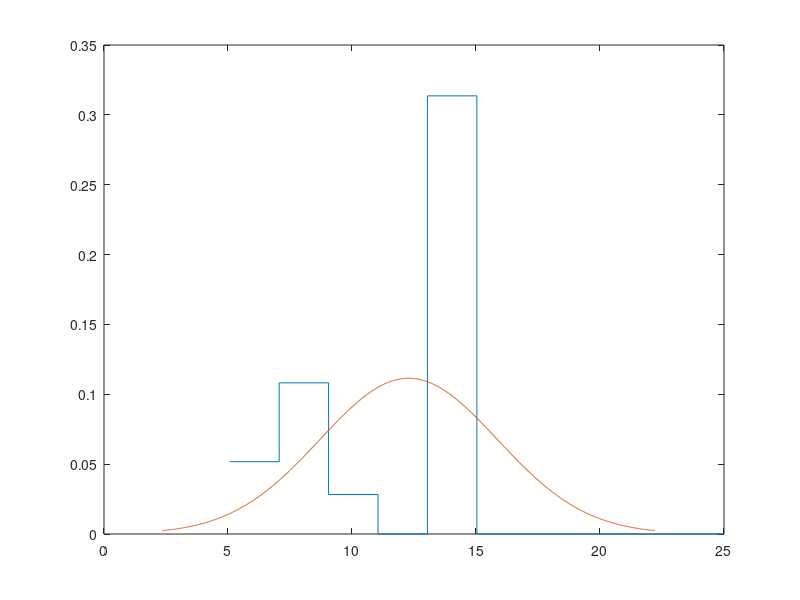
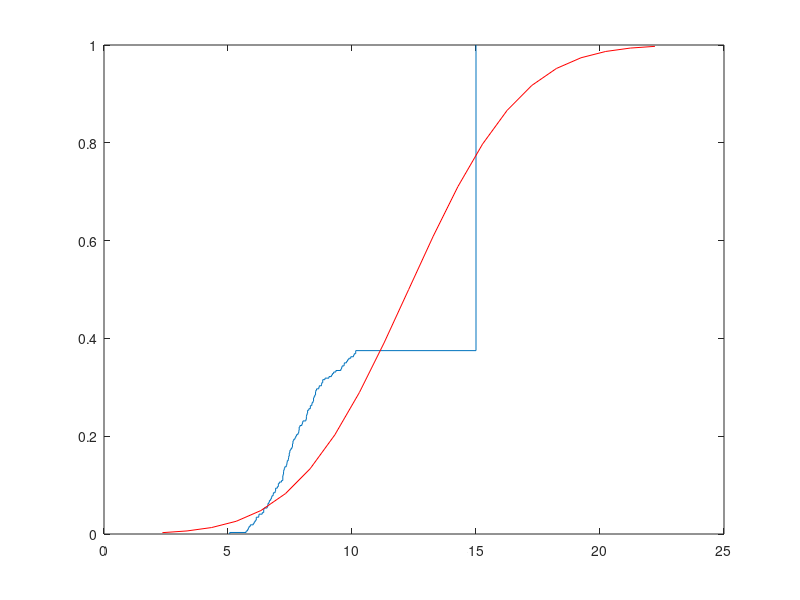

Write MATLAB code to recreate these figures, in order.
function lab1()
    clear all;
    clc
    X = [10.06,8.32,8.50,8.82,6.02,6.44,7.90,7.85,5.90,7.62,8.66,...
         6.38,7.24,8.21,6.82,7.43,6.06,8.21,9.07,5.85,6.72,8.17,...
         8.53,8.68,7.21,8.43,8.77,7.27,5.79,9.78,6.44,7.24,6.83,...
         6.61,7.58,10.15,8.82,7.87,7.35,9.60,5.82,6.65,10.15,6.92,...
         6.77,9.35,6.92,7.76,6.45,7.47,6.99,9.95,7.22,7.38,7.87,...
         6.24,8.00,8.47,7.25,7.03,7.45,6.75,7.37,7.98,9.58,8.91,...
         6.14,8.19,5.07,7.47,7.29,8.78,7.86,7.82,10.09,8.54,7.21,...
         8.57,6.67,9.82,9.26,9.69,8.39,8.26,7.44,6.58,8.45,7.49,...
         7.16,9.17,8.16,8.38,7.60,8.53,6.10,7.39,7.70,8.45,7.73,...
         9.21,8.02,7.62,6.90,9.55,5.73,7.21,6.14,7.54,9.87,8.14,...
         8.16,7.50,7.60,6.25,7.03,7.07,6.61,9.68,7.65,8.32];
     X = [X zeros(1,200)+15];
    X = sort(X);
    
    Mmax = 25;%max(X);
    Mmin = min(X);
    
    fprintf('Mmin = %s\n', num2str(Mmin));
    fprintf('Mmax = %s\n', num2str(Mmax));
    
    R = Mmax - Mmin;
    fprintf('R = %s\n', num2str(R));
    
    MX = getMU(X);
    fprintf('MX = %s\n', num2str(MX));
    
    Ssqr = getSsqr(X);
    fprintf('S^2 = %s\n', num2str(Ssqr));
    
    %m = getNumberOfIntervals(X);
    m = floor(log2(length(X)) + 2);
    fprintf('m = %s\n', num2str(m))
    
    createGroup(X);
    hold on;
    distributionDensity(X, MX, Ssqr, m);

    figure;
    empiricF(X);
    hold on;
    distribution(X, MX, Ssqr, m);
end

function mu = getMU(X)
    n = length(X);
    mu = sum(X)/n;
end

function Ssqr = getSsqr(X)
    n = length(X);
    MX = getMU(X);
    Ssqr = sum((X - MX).^2) / (n-1);
end

function m = getNumberOfIntervals(X)
    m = floor(log2(length(X)) + 2);
end

function createGroup(X)
    n = length(X);
    m = getNumberOfIntervals(X);
    
    intervals = zeros(1, m+1);
    numCount = zeros(1, m+1);
    
    MinX = min(X);
    Delta = (25 - min(X)) / m;
    fprintf('Delta = %s\n', num2str(Delta));
    
    for i = 0: m
        intervals(i+1) = MinX + Delta * i;
    end
    
    j = 1;
    count = 0;
    for i = 1:n
        while (and( j < m, X(i) >= intervals(j+1))) 
            j = j + 1; 
        end
        numCount(j) = numCount(j) + 1;
        count = count + 1;
    end
    
    for i = 1:m-1
        fprintf('[%5.2f; %5.2f) ', intervals (i), intervals(i+1));
    end 
    fprintf('[%5.2f, %5.2f]\n', intervals(m), intervals(m+1));
    
    for i = 1:m 
        fprintf('%8d       ', numCount(i));
    end
    fprintf('\n\n');

	graphBuf = numCount(1:m+1);
    for i = 1:m+1
        graphBuf(i) = numCount(i) / (n*Delta); 
    end
    
    stairs(intervals, graphBuf),grid;
end

function distributionDensity(X, MX, DX, m)
    R = X(end) - X(1);
    delta = R/m;
    Sigma = sqrt(DX);
    
    Xn = (MX - R): delta/50 :(MX + R);
    Y = normpdf(Xn, MX, Sigma);
    plot(Xn, Y), grid;
end

function distribution(X, MX, DX, m)
    R = X(end) - X(1);
    delta = R/m;
    
    Xn = (MX - R): delta :(MX + R);
    Y = 1/2 * (1 + erf((Xn - MX) / sqrt(2*DX))); 
    plot(Xn, Y, 'r'), grid;
end

function empiricF(X)  
    [yy, xx] = ecdf(X);
    %plot(xx, yy, 'g'), grid;
    stairs(xx, yy), grid;
end
